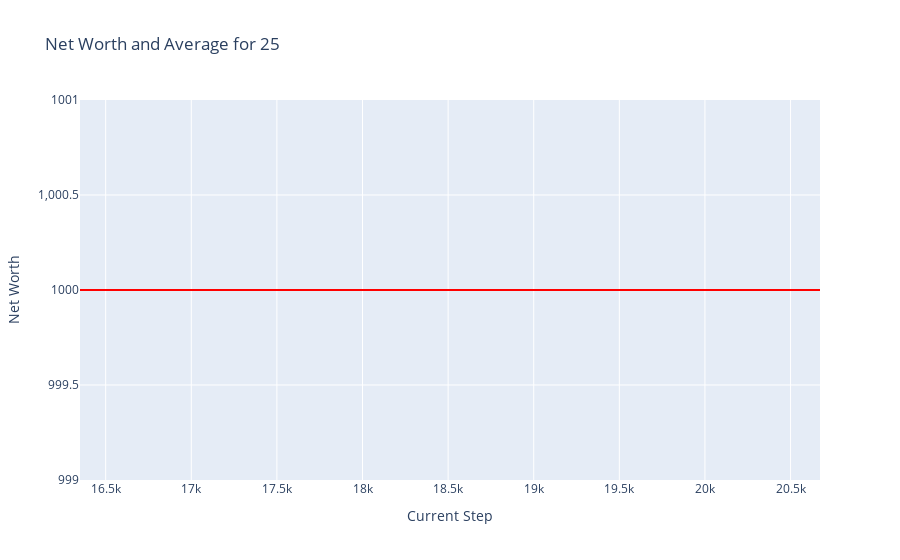

The cell this chart's notebook holds for it:
### Code cell
plot_token_data(df = test_hist_df, token = token)

### Figure 1 — Plotly figure (JSON) as saved in the notebook; plotly's stock layout.template omitted (floating-point values rounded to 4 significant figures; data arrays with more than 128 entries replaced by an {"elided": "..."} marker saying what was removed)
{"data": [{"mode": "lines", "name": "Net Worth", "type": "scatter", "x": {"elided": "4323 int values"}, "y": {"elided": "4323 int values"}}], "layout": {"shapes": [{"line": {"color": "green"}, "name": "Net Worth = 1000", "type": "line", "x0": 0, "x1": 1, "xref": "x domain", "y0": 1000, "y1": 1000, "yref": "y"}, {"line": {"color": "red"}, "name": "Average Net Worth = 1000.00", "type": "line", "x0": 0, "x1": 1, "xref": "x domain", "y0": 1000, "y1": 1000, "yref": "y"}], "title": {"text": "Net Worth and Average for 25"}, "xaxis": {"title": {"text": "Current Step"}}, "yaxis": {"title": {"text": "Net Worth"}}}}
